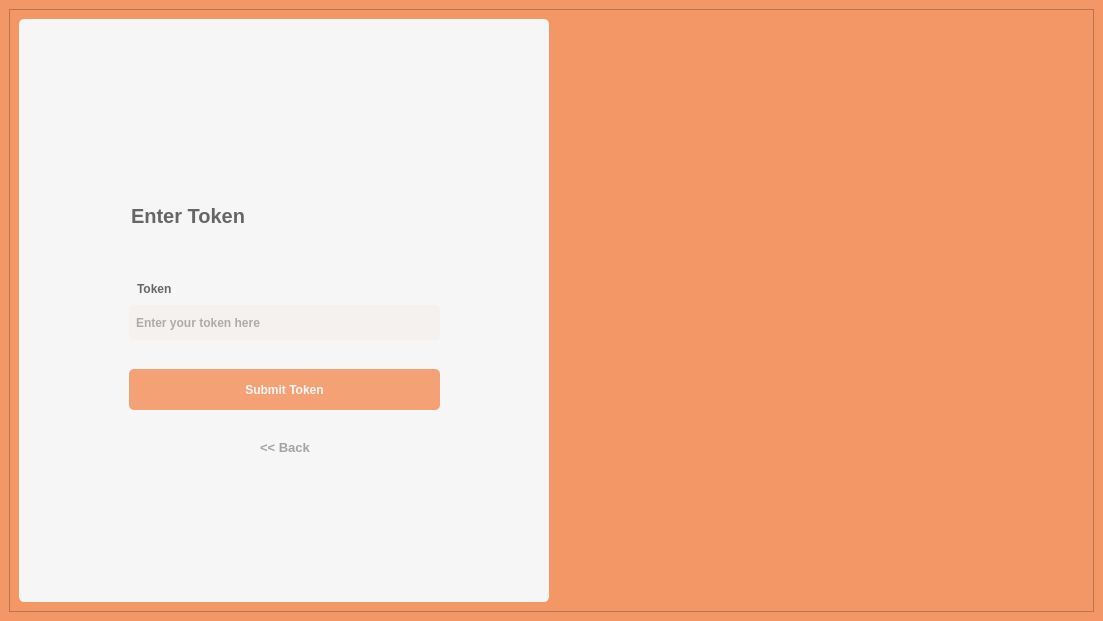
<?xml version="1.0" encoding="UTF-8"?>
<ui version="4.0">
 <class>ResetPasswordWindow</class>
 <widget class="QMainWindow" name="ResetPasswordWindow">
  <property name="geometry">
   <rect>
    <x>0</x>
    <y>0</y>
    <width>1103</width>
    <height>621</height>
   </rect>
  </property>
  <property name="windowTitle">
   <string>MainWindow</string>
  </property>
  <property name="styleSheet">
   <string notr="true">* {
	font: 15px &quot;Lato&quot;;
	font-weight: bold;
	background-color: #f39766;
 	color: #666;
  	line-height: 1.6;
}
</string>
  </property>
  <widget class="QWidget" name="centralwidget">
   <layout class="QGridLayout" name="gridLayout_2">
    <item row="0" column="0">
     <widget class="QFrame" name="frame_main">
      <property name="minimumSize">
       <size>
        <width>1085</width>
        <height>603</height>
       </size>
      </property>
      <property name="maximumSize">
       <size>
        <width>1085</width>
        <height>603</height>
       </size>
      </property>
      <property name="frameShape">
       <enum>QFrame::StyledPanel</enum>
      </property>
      <property name="frameShadow">
       <enum>QFrame::Raised</enum>
      </property>
      <layout class="QGridLayout" name="gridLayout">
       <item row="0" column="2">
        <widget class="QFrame" name="image_frame">
         <property name="minimumSize">
          <size>
           <width>529</width>
           <height>583</height>
          </size>
         </property>
         <property name="maximumSize">
          <size>
           <width>529</width>
           <height>583</height>
          </size>
         </property>
         <property name="autoFillBackground">
          <bool>false</bool>
         </property>
         <property name="styleSheet">
          <string notr="true"/>
         </property>
         <property name="frameShape">
          <enum>QFrame::StyledPanel</enum>
         </property>
         <property name="frameShadow">
          <enum>QFrame::Raised</enum>
         </property>
         <widget class="QLabel" name="image">
          <property name="geometry">
           <rect>
            <x>0</x>
            <y>0</y>
            <width>531</width>
            <height>591</height>
           </rect>
          </property>
          <property name="styleSheet">
           <string notr="true"/>
          </property>
          <property name="frameShadow">
           <enum>QFrame::Plain</enum>
          </property>
          <property name="text">
           <string/>
          </property>
          <property name="pixmap">
           <pixmap>../images/create_acc.jpg</pixmap>
          </property>
          <property name="scaledContents">
           <bool>true</bool>
          </property>
          <property name="alignment">
           <set>Qt::AlignCenter</set>
          </property>
          <property name="wordWrap">
           <bool>false</bool>
          </property>
          <property name="openExternalLinks">
           <bool>false</bool>
          </property>
         </widget>
        </widget>
       </item>
       <item row="0" column="1">
        <widget class="QFrame" name="reset_frame_outer">
         <property name="minimumSize">
          <size>
           <width>530</width>
           <height>583</height>
          </size>
         </property>
         <property name="maximumSize">
          <size>
           <width>530</width>
           <height>583</height>
          </size>
         </property>
         <property name="styleSheet">
          <string notr="true">border-radius: 5px;
background: #f6f6f6;

</string>
         </property>
         <property name="frameShape">
          <enum>QFrame::StyledPanel</enum>
         </property>
         <property name="frameShadow">
          <enum>QFrame::Raised</enum>
         </property>
         <widget class="QFrame" name="reste_frame_inner">
          <property name="geometry">
           <rect>
            <x>90</x>
            <y>20</y>
            <width>351</width>
            <height>561</height>
           </rect>
          </property>
          <property name="layoutDirection">
           <enum>Qt::LeftToRight</enum>
          </property>
          <property name="styleSheet">
           <string notr="true"/>
          </property>
          <property name="frameShape">
           <enum>QFrame::StyledPanel</enum>
          </property>
          <property name="frameShadow">
           <enum>QFrame::Raised</enum>
          </property>
          <widget class="QWidget" name="layoutWidget">
           <property name="geometry">
            <rect>
             <x>20</x>
             <y>220</y>
             <width>311</width>
             <height>81</height>
            </rect>
           </property>
           <layout class="QVBoxLayout" name="email_layout">
            <item>
             <widget class="QLabel" name="email_label">
              <property name="styleSheet">
               <string notr="true">
padding-left: 5px;
padding-bottom:-2px;
height:25px;</string>
              </property>
              <property name="text">
               <string>Token</string>
              </property>
              <property name="alignment">
               <set>Qt::AlignBottom|Qt::AlignLeading|Qt::AlignLeft</set>
              </property>
             </widget>
            </item>
            <item>
             <widget class="QLineEdit" name="email_input">
              <property name="styleSheet">
               <string notr="true">
background: rgba(243,151,102, 0.05);
padding: 5px;
height:25px;</string>
              </property>
              <property name="placeholderText">
               <string>Enter your token here</string>
              </property>
             </widget>
            </item>
           </layout>
          </widget>
          <widget class="QLabel" name="logo">
           <property name="geometry">
            <rect>
             <x>10</x>
             <y>10</y>
             <width>331</width>
             <height>111</height>
            </rect>
           </property>
           <property name="text">
            <string/>
           </property>
           <property name="pixmap">
            <pixmap>../images/logo.PNG</pixmap>
           </property>
           <property name="scaledContents">
            <bool>true</bool>
           </property>
          </widget>
          <widget class="QPushButton" name="send_token">
           <property name="geometry">
            <rect>
             <x>20</x>
             <y>330</y>
             <width>311</width>
             <height>41</height>
            </rect>
           </property>
           <property name="styleSheet">
            <string notr="true">#send_token {
background: rgba(243,151,102, 0.9);
color: #f6f6f6;
outline: none;
border: none;
}


#send_token:hover {
background: rgba(243,151,102, 1);
}</string>
           </property>
           <property name="text">
            <string>Submit Token</string>
           </property>
          </widget>
          <widget class="QPushButton" name="back_button">
           <property name="geometry">
            <rect>
             <x>20</x>
             <y>400</y>
             <width>312</width>
             <height>19</height>
            </rect>
           </property>
           <property name="styleSheet">
            <string notr="true">*{
font-size: 13px;
color: #a3a3a3;
padding-bottom:3px;
}

#back_button {
border-bottom: solid 1px white;
}

#back_button:hover {
color: #666;
border-bottom: solid 1px #a3a3a3;
}</string>
           </property>
           <property name="text">
            <string>&lt;&lt; Back</string>
           </property>
          </widget>
          <widget class="QLabel" name="pass_caption">
           <property name="geometry">
            <rect>
             <x>22</x>
             <y>161</y>
             <width>311</width>
             <height>31</height>
            </rect>
           </property>
           <property name="styleSheet">
            <string notr="true">font-size: 20px;
</string>
           </property>
           <property name="text">
            <string>Enter Token</string>
           </property>
           <property name="alignment">
            <set>Qt::AlignLeading|Qt::AlignLeft|Qt::AlignVCenter</set>
           </property>
          </widget>
         </widget>
        </widget>
       </item>
      </layout>
      <zorder>reset_frame_outer</zorder>
      <zorder>image_frame</zorder>
     </widget>
    </item>
   </layout>
  </widget>
 </widget>
 <resources/>
 <connections/>
</ui>
